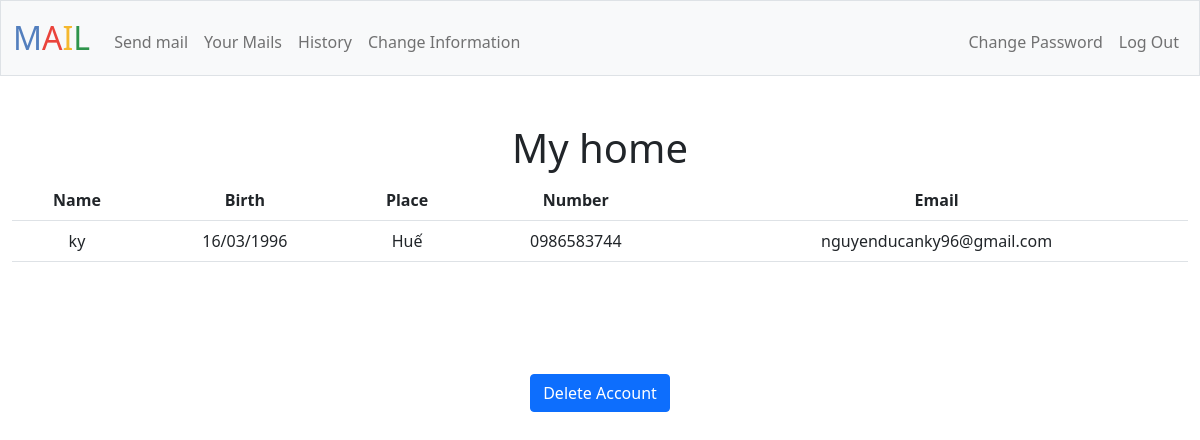
The app's page / (signed in) with its own data.
### tables this page shows
CREATE TABLE informations (user_id INTEGER NOT NULL, name TEXT NOT NULL, birth TEXT, place TEXT, number TEXT, email TEXT NOT NULL UNIQUE);

### app.py (the view)
@app.route("/", methods=["GET", "POST"])
@login_required
def index():
    if request.method == "GET":
        user_id = session['user_id']
        rows = db.execute("SELECT * FROM informations WHERE user_id = ?", user_id)
        return render_template("index.html", rows=rows)
    user_id = session['user_id']
    db.execute("DELETE FROM users WHERE id = ?", user_id)
    db.execute("DELETE FROM informations WHERE user_id = ?", user_id)
    return redirect("/login")

### app.py (called while the page is built)
@app.after_request
def after_request(response):
    response.headers["Cache-Control"] = "no-cache, no-store, must-revalidate"
    response.headers["Expires"] = 0
    response.headers["Pragma"] = "no-cache"
    return response

### helpers.py (called while the page is built)
def login_required(f):
    @wraps(f)
    def decorated_function(*args, **kwargs):
        if session.get("user_id") is None:
            return redirect("/login")
        return f(*args, **kwargs)
    return decorated_function

### templates/index.html (shortened to what this page needs)
{% extends "layout.html" %}
{% block main %}
    <h1>My home</h1>
    <table class="table">
        <tr>
            <th scope="col">Name</th>
            <th scope="col">Birth</th>
            <th scope="col">Place</th>
            <th scope="col">Number</th>
            <th scope="col">Email</th>
        </tr>
        {% for row in rows %}
        <tr>
            <td>{{ row.name }}</td>
            <td>{{ row.birth }}</td>
            <td>{{ row.place }}</td>
            <td>{{ row.number }}</td>
            <td>{{ row.email }}</td>
        </tr>
        {% endfor %}
    </table>
{% endblock %}

### records on screen
informations: name "ky", birth "16/03/1996", place "Huế", number "0986583744", email "nguyenducanky96@gmail.com"
